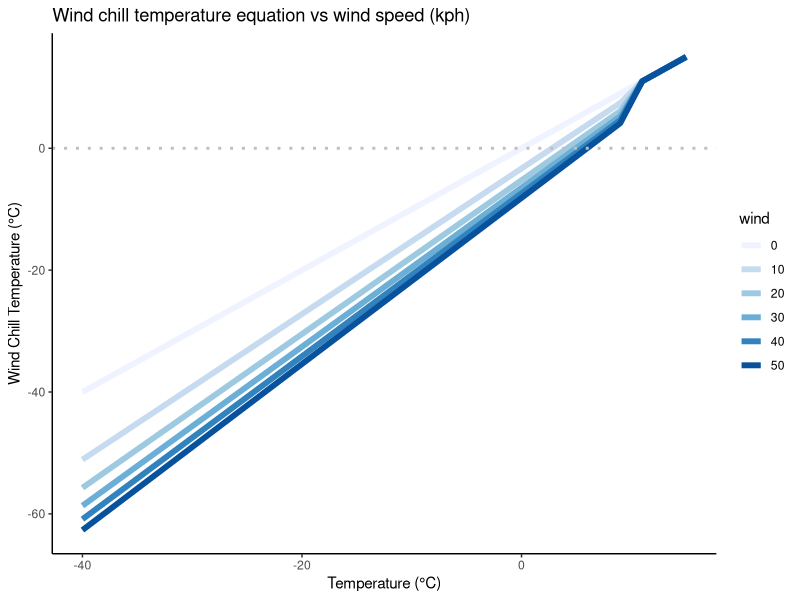
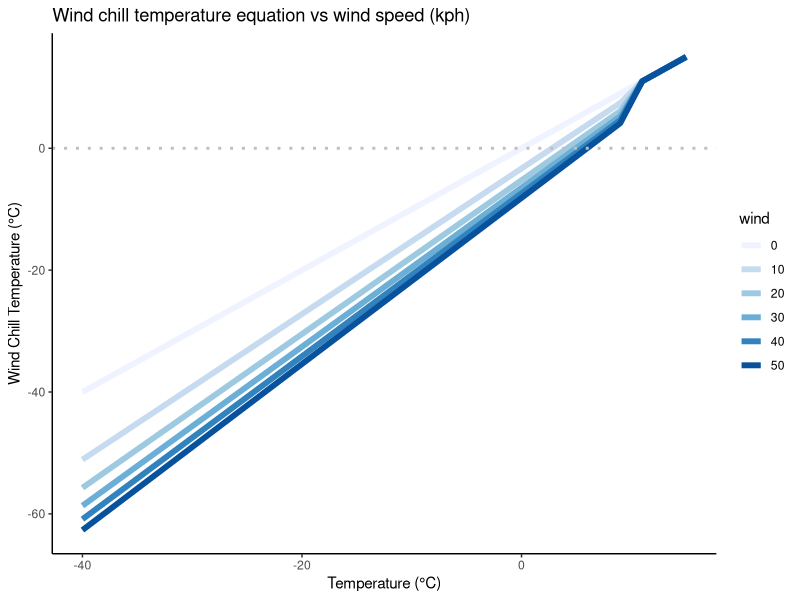

Write R code to recreate these figures, in order.
# Windchill function
windchill <- Vectorize(function(temp, wind_kph) {
  
  if (!is.numeric(temp)) {
    warning('Temperature input not a number')
    return(NA)
  }
  if (!is.numeric(wind_kph) | is.null(wind_kph)) {
    warning('Wind input not a number')
    return(NA)
  }
  
  if (!is.na(temp) & !is.na(wind_kph)) {
    
    # Windchill defined only for wind above 4.8kph and temps below 10C
    if (wind_kph <= 4.8 | temp >= 10) {
      return(temp)
    }
    # Otherwise use formula
    else if (wind_kph > 0) {
      wc <- 13.12 + 0.6215 * temp - 11.37 * (wind_kph ^ 0.16) + 0.3965 * temp * (wind_kph ^ 0.16)
      return(wc)
    }
    
  }
  
  else return(NA)
}
)

library(tidyverse)
library(RColorBrewer)

temps <- c(seq(-40, 15, 1))
winds <- c(seq(0, 50, 10))
df <- data.frame(matrix(data = NA, nrow = 0, ncol = 0))

for (i in 1:length(winds)) {
  rows <- tibble(wind = rep(winds[i], length(temps)),
                 temp = temps)
  df <- df %>% bind_rows(., rows)
}

df <- df %>% mutate(
  windchill = map2_dbl(.x = temp, .y = wind, .f = windchill),
  wind = factor(wind)
) %>%
  filter(temp != 10)

g <- ggplot(df) + geom_line(aes(x = temp, y = windchill, color = wind), size = 2) + 
  theme_classic() +
  geom_hline(yintercept = 0, linetype = 'dotted', colour = 'grey', size = 1) +
  labs(title = "Wind chill temperature equation vs wind speed (kph)"
       #subtitle = "Temperature high and low over period",
       #caption = "Games years denoted by points. Lines show year high/low"
       ) +
  ylab('Wind Chill Temperature (°C)') + xlab('Temperature (°C)') +
  scale_color_brewer(palette = 'Blues')
g

ggsave(filename = 'windchill.png', device = 'png', plot = g, 
       width = 10, height = 6)
